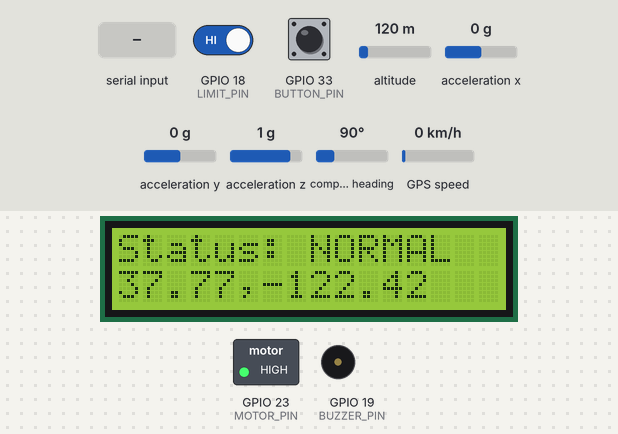
The sketch below on a simulated ESP32. Shown: 16×2 character LCD, switched loads named in the sketch (green lamp = pin HIGH), buzzer (waves = sounding). Wiring (inferred from the names in the program): MPU-6050 motion sensor at I2C address 0x68. The test bench sets the inputs (shaded band); at power-on: GPIO 33 (BUTTON_PIN) HIGH, acceleration x 0 g, GPIO 18 (LIMIT_PIN) HIGH, altitude 120 m, acceleration y 0 g, acceleration z 1 g, compass heading 90°, GPS speed 0 km/h. The GPS gets a fix after 3 s at 37.7749, -122.4194 with 8 satellites; what the sketch prints to the serial monitor is not drawn.

Above: at 5.1 s.
5.2 s: GPIO 33 (BUTTON_PIN) pulled LOW for 0.15 s
At 6.3 s:
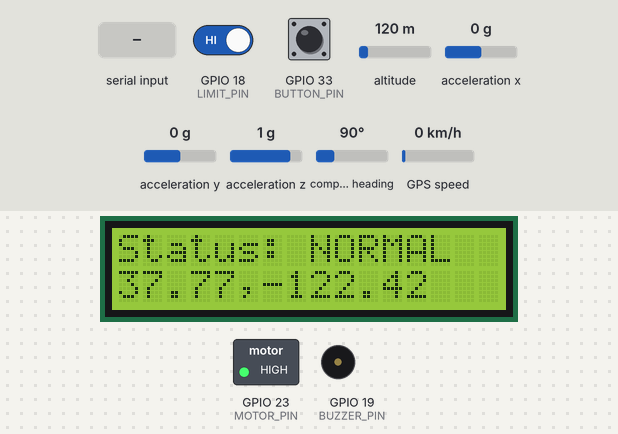
8.7 s: "CMD:PREALERT\n" received over Serial
At 9.6 s:
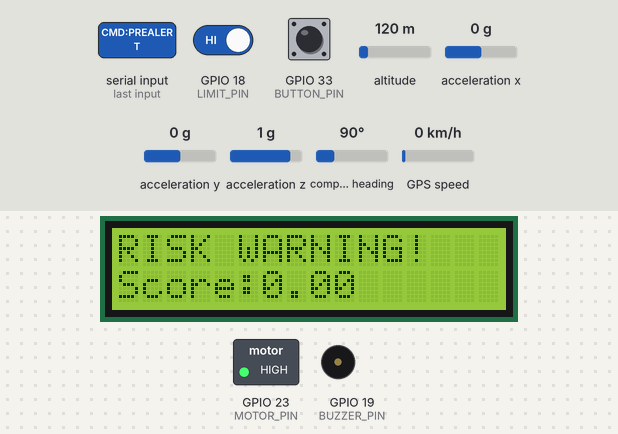
10.5 s: acceleration x set to -0.6 g
12.2 s: acceleration x set to -0.9 g
13.7 s: GPIO 18 (LIMIT_PIN) driven LOW
At 14.8 s:
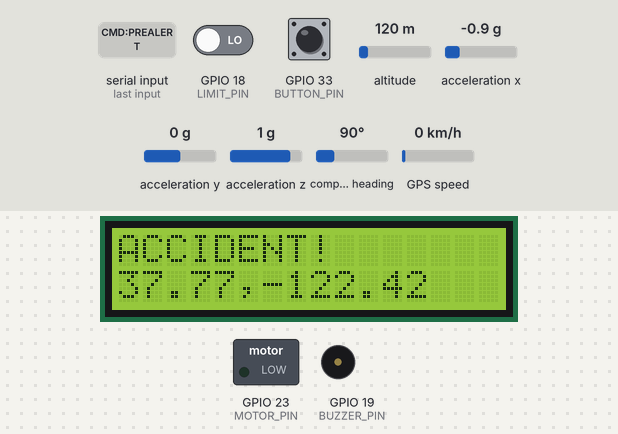
15.5 s: "CMD:PREALERT\n" received over Serial
At 15.65 s:
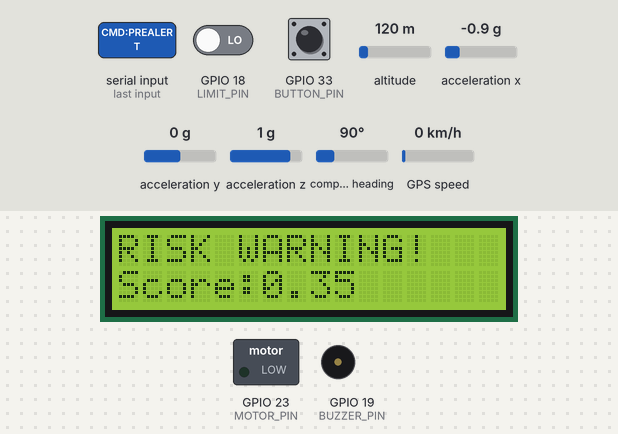
Timing chart, 0 to 18.5 s (numbered marks = the images above; inputs shaded):
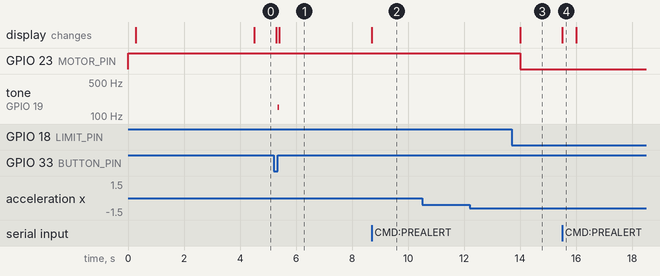

The sketch:

esp32_accident_monitor.ino
```cpp
#include <Wire.h>
#include <LiquidCrystal.h>
#include <TinyGPS++.h>
#include <HardwareSerial.h>

// LCD pins (RS, E, D4, D5, D6, D7)
LiquidCrystal lcd(15, 2, 4, 16, 17, 5);

// Pin map
const int BUZZER_PIN = 19;
const int MOTOR_PIN = 23;
const int LIMIT_PIN = 18;   // HIGH=open, LOW=closed (crash)
const int BUTTON_PIN = 33;  // button to GND

// MPU6050 I2C address
const uint8_t MPU_ADDR = 0x68;

// GPS: RX pin on ESP32 connected to TX of NEO-6M
HardwareSerial gpsSerial(2);
TinyGPSPlus gps;

// Runtime state
float ax = 0.0f, ay = 0.0f, az = 0.0f;
bool localAccident = false;
bool preAlert = false;
unsigned long lastSendMs = 0;
unsigned long lastLcdMs = 0;
unsigned long buzzerUntilMs = 0;
unsigned long buttonPressStartMs = 0;
float lastImpact = 0.0f;
double lastGpsLat = 0.0;
double lastGpsLon = 0.0;
bool hasGpsFix = false;

void writeMPU(uint8_t reg, uint8_t data) {
  Wire.beginTransmission(MPU_ADDR);
  Wire.write(reg);
  Wire.write(data);
  Wire.endTransmission(true);
}

bool readMPURaw(int16_t &x, int16_t &y, int16_t &z) {
  Wire.beginTransmission(MPU_ADDR);
  Wire.write(0x3B);
  if (Wire.endTransmission(false) != 0) {
    return false;
  }

  if (Wire.requestFrom((int)MPU_ADDR, 6, true) != 6) {
    return false;
  }

  x = (Wire.read() << 8) | Wire.read();
  y = (Wire.read() << 8) | Wire.read();
  z = (Wire.read() << 8) | Wire.read();
  return true;
}

void updateIMU() {
  int16_t rx, ry, rz;
  if (readMPURaw(rx, ry, rz)) {
    // MPU6050 default accel scale: +/-2g -> 16384 LSB/g
    ax = rx / 16384.0f;
    ay = ry / 16384.0f;
    az = rz / 16384.0f;
  }
}

float computeImpactIndex() {
  float mag = sqrtf(ax * ax + ay * ay + az * az);
  return fabsf(mag - 1.0f);
}

void showNormalOnLCD(double lat, double lon, bool gpsValid) {
  lcd.clear();
  lcd.setCursor(0, 0);
  lcd.print("Status: NORMAL");
  lcd.setCursor(0, 1);
  if (gpsValid) {
    lcd.print(String(lat, 2) + "," + String(lon, 2));
  } else {
    lcd.print("GPS: searching");
  }
}

void showPreAlertOnLCD(float severityScore) {
  lcd.clear();
  lcd.setCursor(0, 0);
  lcd.print("RISK WARNING!");
  lcd.setCursor(0, 1);
  lcd.print("Score:");
  lcd.print(severityScore, 2);
}

void showAccidentOnLCD(double lat, double lon, bool gpsValid) {
  lcd.clear();
  lcd.setCursor(0, 0);
  lcd.print("ACCIDENT!");
  lcd.setCursor(0, 1);
  if (gpsValid) {
    lcd.print(String(lat, 2) + "," + String(lon, 2));
  } else {
    lcd.print("GPS unavailable");
  }
}

void handleIncomingCommands() {
  while (Serial.available()) {
    String cmd = Serial.readStringUntil('\n');
    cmd.trim();

    if (cmd == "CMD:PREALERT") {
      preAlert = true;
      buzzerUntilMs = millis() + 300;
      showPreAlertOnLCD(computeImpactIndex());
      Serial.println("ACK:PREALERT");
    } else if (cmd == "CMD:ACCIDENT") {
      localAccident = true;
      buzzerUntilMs = millis() + 2000;
      showAccidentOnLCD(lastGpsLat, lastGpsLon, hasGpsFix);
      Serial.println("ACK:ACCIDENT");
    } else if (cmd == "CMD:CLEAR") {
      preAlert = false;
      localAccident = false;
      digitalWrite(BUZZER_PIN, LOW);
      showNormalOnLCD(lastGpsLat, lastGpsLon, hasGpsFix);
      Serial.println("ACK:CLEAR");
    }
  }
}

void handleManualResetButton() {
  // Short press: panic trigger. Hold >=2s: manual clear.
  if (digitalRead(BUTTON_PIN) == LOW) {
    if (buttonPressStartMs == 0) {
      buttonPressStartMs = millis();
    } else if ((millis() - buttonPressStartMs) >= 80 && (millis() - buttonPressStartMs) < 1200 && !localAccident) {
      localAccident = true;
      preAlert = false;
      buzzerUntilMs = millis() + 2000;
      showAccidentOnLCD(lastGpsLat, lastGpsLon, hasGpsFix);
      Serial.println("EVT:PANIC_BUTTON");
      // Prevent re-trigger until release
      buttonPressStartMs = millis() + 100000UL;
    } else if ((millis() - buttonPressStartMs) >= 2000) {
      localAccident = false;
      preAlert = false;
      digitalWrite(BUZZER_PIN, LOW);
      showNormalOnLCD(lastGpsLat, lastGpsLon, hasGpsFix);
      Serial.println("ACK:MANUAL_CLEAR");
      buttonPressStartMs = millis() + 100000UL; // one-shot until release
    }
  } else {
    buttonPressStartMs = 0;
  }
}

void sendTelemetryLine() {
  double lat = hasGpsFix ? lastGpsLat : 0.0;
  double lon = hasGpsFix ? lastGpsLon : 0.0;
  int limitState = digitalRead(LIMIT_PIN);          // LOW means crash
  int buttonPressed = (digitalRead(BUTTON_PIN) == LOW) ? 1 : 0;
  float impact = computeImpactIndex();
  float deltaImpact = fabsf(impact - lastImpact);
  lastImpact = impact;

  // Local accident fallback conditions on board
  // Higher sensitivity for shake demo:
  // impact >= 0.55g offset or sudden jump >= 0.25
  bool severeMotion = (impact >= 0.55f) || (deltaImpact >= 0.25f);
  bool crashSwitch = (limitState == LOW);
  int motionLevel = 0; // 0=none, 1=sudden impact, 2=vigorous shake
  if ((impact >= 1.20f) || (deltaImpact >= 0.60f)) {
    motionLevel = 2;
  } else if ((impact >= 0.55f) || (deltaImpact >= 0.25f)) {
    motionLevel = 1;
  }
  if (severeMotion || crashSwitch) {
    localAccident = true;
    buzzerUntilMs = millis() + 1200;
    if (!hasGpsFix) {
      showAccidentOnLCD(0, 0, false);
    } else {
      showAccidentOnLCD(lastGpsLat, lastGpsLon, true);
    }
    Serial.println("EVT:LOCAL_TRIGGER");
  }

  if (localAccident) {
    digitalWrite(MOTOR_PIN, LOW);
  } else {
    digitalWrite(MOTOR_PIN, HIGH);
  }

  Serial.print("{\"ax\":");
  Serial.print(ax, 3);
  Serial.print(",\"ay\":");
  Serial.print(ay, 3);
  Serial.print(",\"az\":");
  Serial.print(az, 3);
  Serial.print(",\"impact\":");
  Serial.print(impact, 3);
  Serial.print(",\"lat\":");
  Serial.print(lat, 6);
  Serial.print(",\"lon\":");
  Serial.print(lon, 6);
  Serial.print(",\"gps_valid\":");
  Serial.print(hasGpsFix ? 1 : 0);
  Serial.print(",\"limit\":");
  Serial.print(limitState);
  Serial.print(",\"button\":");
  Serial.print(buttonPressed);
  Serial.print(",\"localAccident\":");
  Serial.print(localAccident ? 1 : 0);
  Serial.print(",\"motionLevel\":");
  Serial.print(motionLevel);
  Serial.println("}");
}

void setup() {
  Serial.begin(115200);
  Serial.setTimeout(20);
  Wire.begin(21, 22);
  gpsSerial.begin(9600, SERIAL_8N1, 26, -1);

  pinMode(BUZZER_PIN, OUTPUT);
  pinMode(MOTOR_PIN, OUTPUT);
  pinMode(LIMIT_PIN, INPUT);
  pinMode(BUTTON_PIN, INPUT_PULLUP);

  digitalWrite(BUZZER_PIN, LOW);
  digitalWrite(MOTOR_PIN, HIGH);

  lcd.begin(16, 2);
  lcd.clear();
  lcd.setCursor(0, 0);
  lcd.print("Accident Monitor");
  lcd.setCursor(0, 1);
  lcd.print("Initializing...");

  // Wake MPU6050
  writeMPU(0x6B, 0x00);
  delay(200);

  showNormalOnLCD(0, 0, false);
}

void loop() {
  while (gpsSerial.available()) {
    gps.encode(gpsSerial.read());
  }
  if (gps.location.isValid()) {
    hasGpsFix = true;
    lastGpsLat = gps.location.lat();
    lastGpsLon = gps.location.lng();
  }

  updateIMU();
  handleIncomingCommands();
  handleManualResetButton();

  unsigned long now = millis();
  if (now - lastSendMs >= 1000) {
    lastSendMs = now;
    sendTelemetryLine();
  }

  if (buzzerUntilMs > now) {
    digitalWrite(BUZZER_PIN, HIGH);
  } else {
    digitalWrite(BUZZER_PIN, LOW);
  }

  if ((now - lastLcdMs >= 1500) && !localAccident && !preAlert) {
    lastLcdMs = now;
    showNormalOnLCD(lastGpsLat, lastGpsLon, hasGpsFix);
  }
}
```

Measured:
- after the input at 5.2 s, tone on GPIO 19 (BUZZER_PIN): silent → 153 Hz after 0.15 s, → silent 0.04 s later; the display: first changes after 0.10 s (image 1 shows a later state)
- after the input at 8.7 s, the display: changes at once (image 2)
- after the input at 10.5 s, every drawn part: stays the same
- after the input at 12.2 s, every drawn part: stays the same
- after the input at 13.7 s, GPIO 23 (MOTOR_PIN): HIGH → LOW after 0.31 s; the display: changes after 0.32 s (image 3)
- after the input at 15.5 s, the display: changes at once (image 4)
- what the display in image 4 shows lasts 0.5 s, from 15.5 s to 16.0 s
